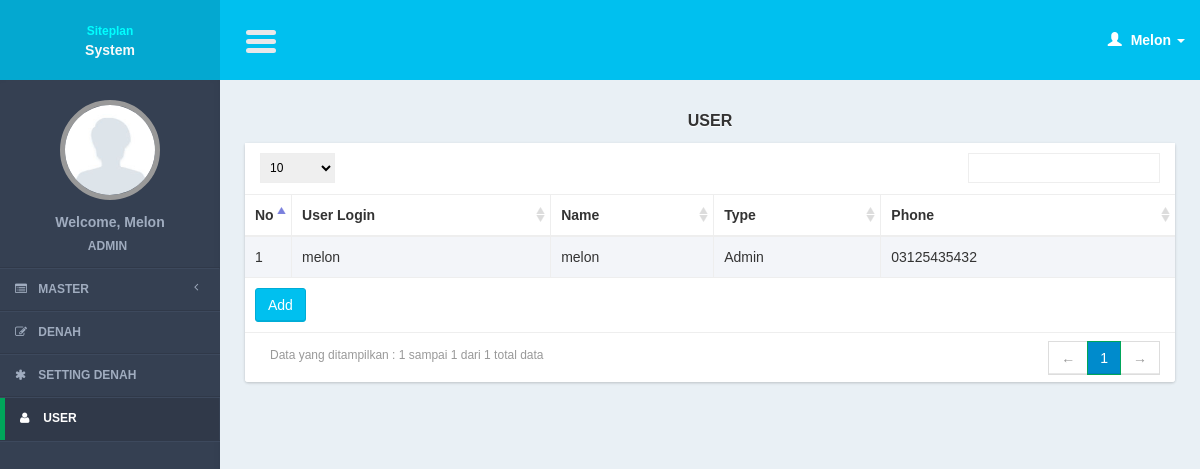
/controllers/user.php (signed in), run on an earlier commit of the app's database.
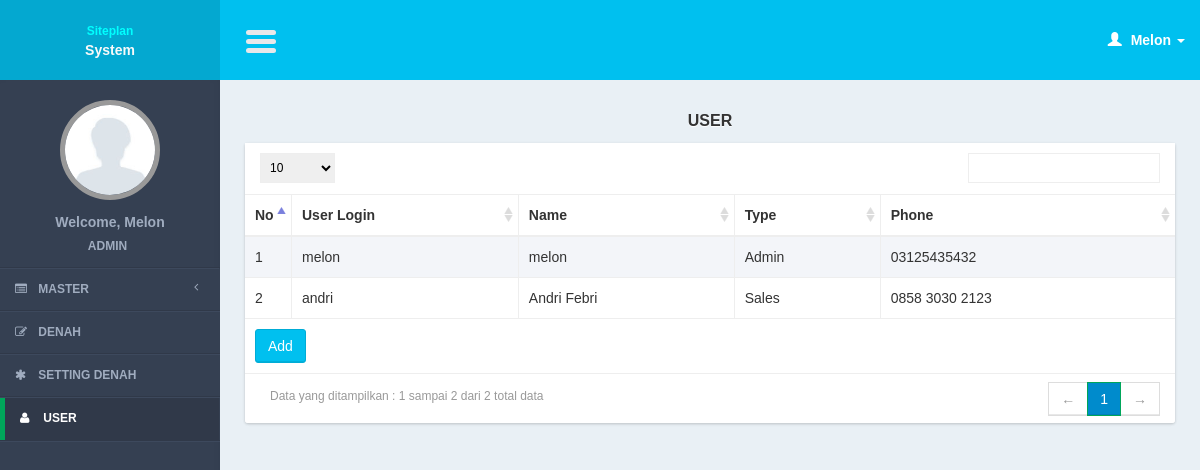
And on a later commit of the database.
### tables this page shows
CREATE TABLE IF NOT EXISTS `users` (
`user_id` int(11) NOT NULL,
  `user_type_id` int(11) DEFAULT NULL,
  `user_login` varchar(100) DEFAULT NULL,
  `user_password` varchar(100) DEFAULT NULL,
  `user_name` varchar(100) DEFAULT NULL,
  `user_code` varchar(100) DEFAULT NULL,
  `user_phone` varchar(100) DEFAULT NULL,
  `user_img` text NOT NULL,
  `user_active_status` int(11) NOT NULL
);

### models/user_model.php (called while the page is built, shortened)
<?php
function select(){
	$query = mysql_query("select * from users");
	return $query;
}
?>

### views/user/list.php (the view, shortened to what this page needs)
     <section class="content">
         <div class="row">
             <div class="col-xs-12">
                  <div class="title_page"> <?= $title ?></div>
                 <div class="box">
                     <div class="box-body2 table-responsive">
                         <table id="example1" class="table table-bordered table-striped">
                             <thead>
                                 <tr>
                                 <th width="5%">No</th>
                                     <th>User Login</th>
                                     <th>Name</th>
                                       <th>Type</th>
                                        <th>Phone</th>
                                 </tr>
                             </thead>
                             <tbody>
                                 <?php
                                $no = 1;
                                 while($row = mysql_fetch_array($query)){
                                 ?>
                                 <tr>
                                 <td><?= $no?></td>
                                    <td><?= $row['user_login']?></td>
                                     <td><?= $row['user_name']?></td>
                                     <?php
	$user_type = array('','Admin',"Sales");
                                     ?>
                                     <td><?= $user_type[$row['user_type_id']]?></td>
                                      <td><?= $row['user_phone']?></td>
                                 </tr>
                                 <?php
$no++;
                                 }
                                 ?>
                             </tbody>
                               <tfoot>
                                 <tr>
                                     <td colspan="5"><a href="<?= $add_button ?>" class="btn btn-info " >Add</a></td>
                                 </tr>
                             </tfoot>
                         </table>
                     </div>
                 </div>
             </div>
         </div>
     </section>

What changed in the data, as far as the page shows it:
added users: user_login "andri", user_name "Andri Febri", user_type "Sales", user_phone "0858 3030 2123"
Also different on the page:
text written by a page script: "Data yang ditampilkan : 1 sampai 1 dari 1 total data ← 1 →" → "Data yang ditampilkan : 1 sampai 2 dari 2 total data ← 1 →"
